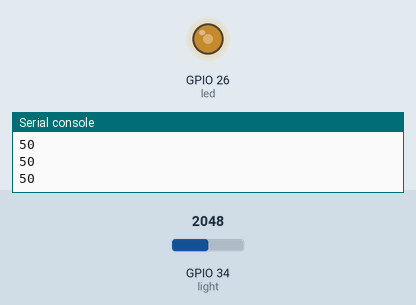
The program below on a simulated ESP32 board running MicroPython. On the bench: output pins drawn as LEDs (lit = HIGH), the last lines printed to the serial console. The inputs (shaded band) are chosen by the test bench; at power-on: GPIO 34 (light) = 2048 (analog values on the 0–4095 scale).

Above: at 1.2 s.
1.3 s: GPIO 34 (light) set to 2866
At 2.6 s:
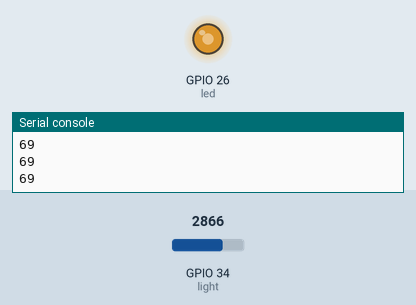
2.9 s: GPIO 34 (light) set to 3603
At 4.0 s:
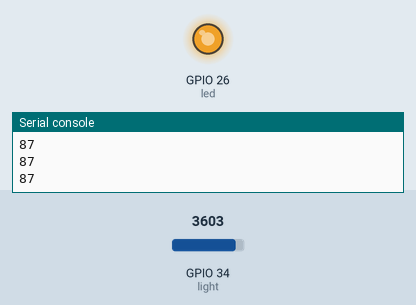
4.5 s: GPIO 34 (light) set to 491
At 5.3 s:
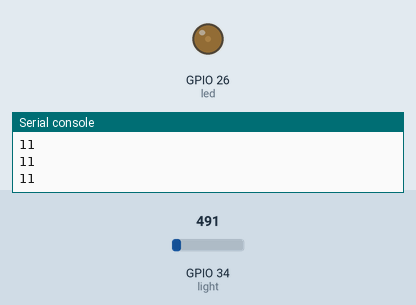
6.1 s: GPIO 34 (light) set to 0
At 6.5 s:
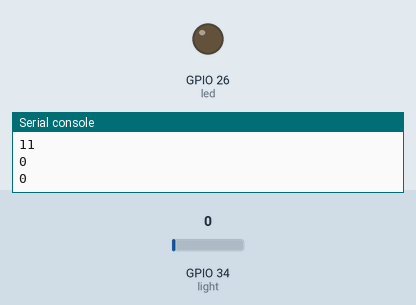
Timing chart, 0 to 8.7 s (numbered marks = the images above; inputs shaded):
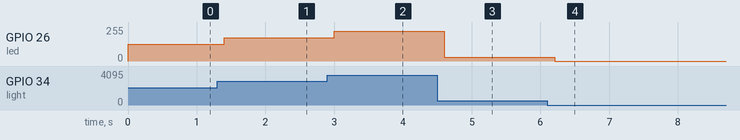

The program:

design_dimmer.py
```python
from machine import Pin, PWM, ADC
import time

light = ADC(Pin(34))
light.atten(ADC.ATTN_11DB)
light.width(ADC.WIDTH_12BIT)
led = PWM(Pin(26))
led.freq(1000)

while True:
    level = ((light.read() - 0) * (100 - 0) // (4095 - 0) + 0)
    print(level)
    led.duty(int(level * 1023 / 100))
    time.sleep(0.2)
```

Measured:
- after the input at 1.3 s, GPIO 26 (led): 127/255 → 176/255 after 0.10 s
- after the input at 2.9 s, GPIO 26 (led): 176/255 → 222/255 after 0.10 s
- after the input at 4.5 s, GPIO 26 (led): 222/255 → 28/255 after 0.10 s
- after the input at 6.1 s, GPIO 26 (led): 28/255 → 0/255 after 0.11 s
